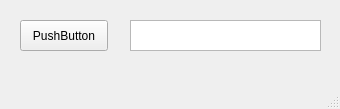
<?xml version="1.0" encoding="UTF-8"?>
<ui version="4.0">
 <class>MainWindow</class>
 <widget class="QMainWindow" name="MainWindow">
  <property name="geometry">
   <rect>
   <!-- AYO CARBON-->>
    <x>0</x>
    <y>0</y>
    <width>340</width>
    <height>109</height>
   </rect>
  </property>
  <property name="windowTitle">
   <string>MainWindow</string>
  </property>
  <widget class="QWidget" name="centralwidget">
   <widget class="QPushButton" name="pushButton">
    <property name="geometry">
     <rect>
      <x>20</x>
      <y>20</y>
      <width>88</width>
      <height>31</height>
     </rect>
    </property>
    <property name="text">
     <string>PushButton</string>
    </property>
   </widget>
   <widget class="QTextEdit" name="textEdit">
    <property name="geometry">
     <rect>
      <x>130</x>
      <y>20</y>
      <width>191</width>
      <height>31</height>
     </rect>
    </property>
   </widget>
  </widget>
  <widget class="QMenuBar" name="menubar">
   <property name="geometry">
    <rect>
     <x>0</x>
     <y>0</y>
     <width>340</width>
     <height>22</height>
    </rect>
   </property>
  </widget>
  <widget class="QStatusBar" name="statusbar"/>
 </widget>
 <resources/>
 <connections/>
</ui>
